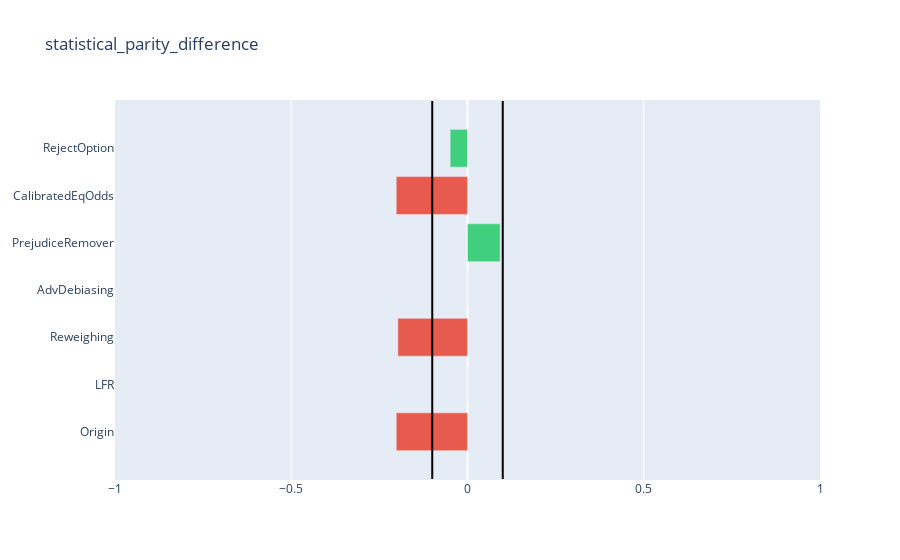
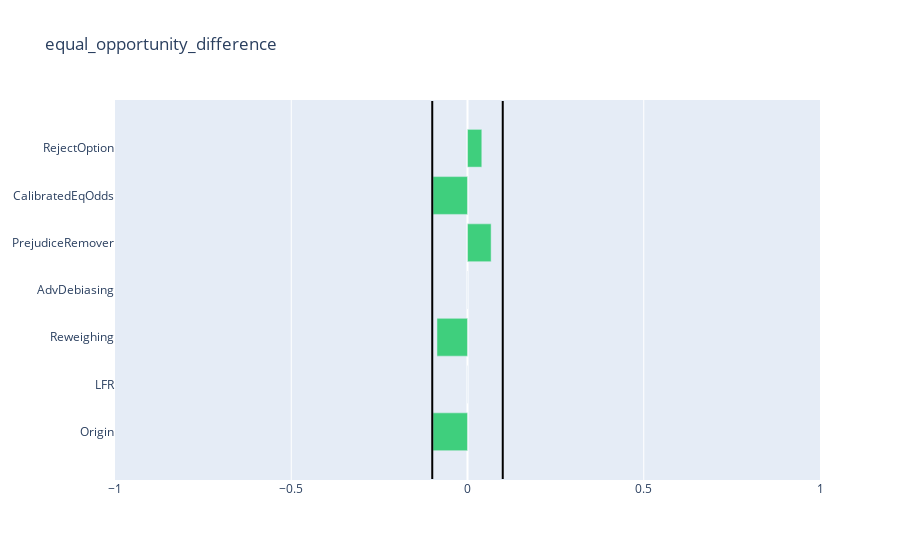
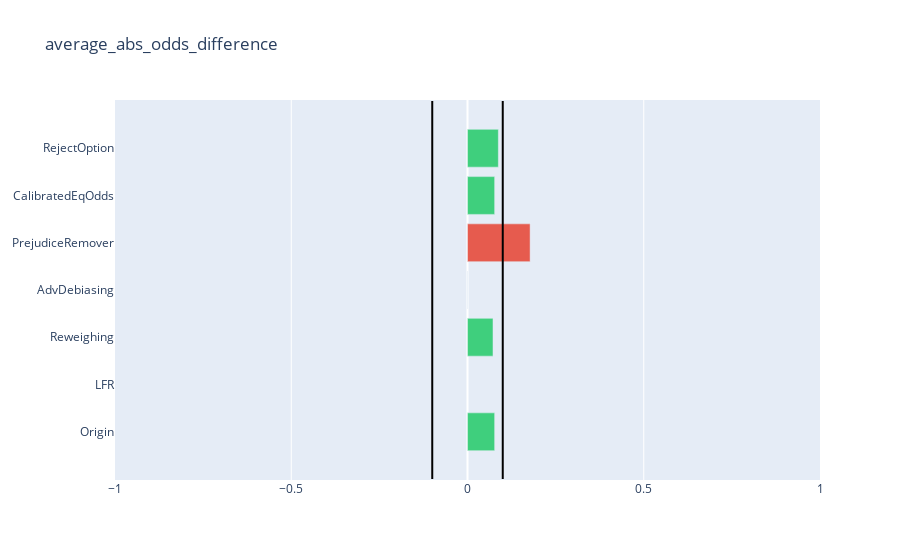
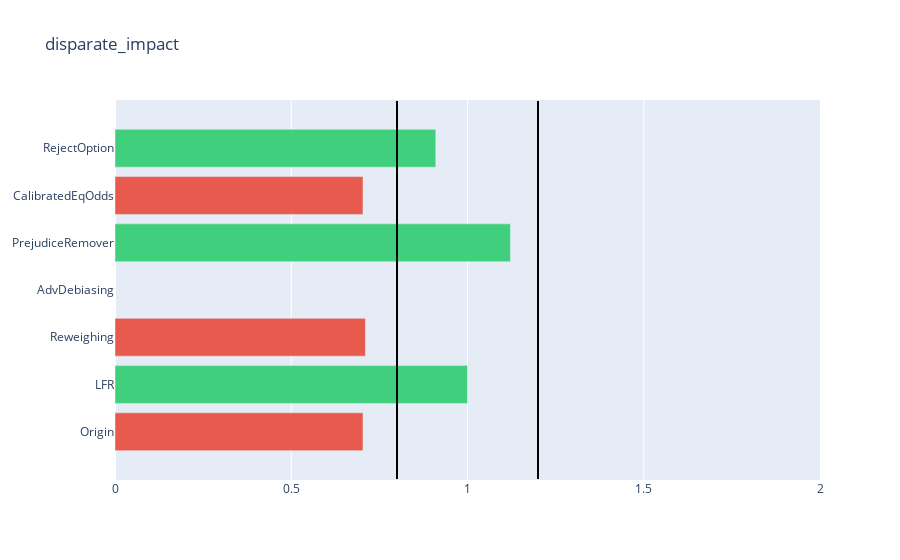

The notebook cell saved with these charts, in order:
### Code cell
compare_fair_metrics(algo_metrics)

### Figure 1 — Plotly figure (JSON) as saved in the notebook; plotly's stock layout.template omitted (floating-point values rounded to 4 significant figures)
{"data": [{"marker": {"color": ["#e74c3c", "#2ecc71", "#e74c3c", "#2ecc71", "#2ecc71", "#e74c3c", "#2ecc71"]}, "opacity": 0.9, "orientation": "h", "x": [-0.2022, 0, -0.1975, 0, 0.09262, -0.2022, -0.04914], "y": ["Origin", "LFR", "Reweighing", "AdvDebiasing", "PrejudiceRemover", "CalibratedEqOdds", "RejectOption"], "type": "bar"}], "layout": {"barmode": "group", "shapes": [{"line": {"color": "rgb(0, 0, 0)", "width": 2}, "type": "line", "x0": -0.1, "x1": -0.1, "y0": -1, "y1": 7}, {"line": {"color": "rgb(0, 0, 0)", "width": 2}, "type": "line", "x0": 0.1, "x1": 0.1, "y0": -1, "y1": 7}], "title": {"text": "statistical_parity_difference"}, "xaxis": {"range": [-1, 1]}, "yaxis": {"automargin": true}}}

### Figure 2 — Plotly figure (JSON) as saved in the notebook; plotly's stock layout.template omitted (floating-point values rounded to 4 significant figures)
{"data": [{"marker": {"color": ["#2ecc71", "#2ecc71", "#2ecc71", "#2ecc71", "#2ecc71", "#2ecc71", "#2ecc71"]}, "opacity": 0.9, "orientation": "h", "x": [-0.09793, 0, -0.08662, 0, 0.06707, -0.09793, 0.04057], "y": ["Origin", "LFR", "Reweighing", "AdvDebiasing", "PrejudiceRemover", "CalibratedEqOdds", "RejectOption"], "type": "bar"}], "layout": {"barmode": "group", "shapes": [{"line": {"color": "rgb(0, 0, 0)", "width": 2}, "type": "line", "x0": -0.1, "x1": -0.1, "y0": -1, "y1": 7}, {"line": {"color": "rgb(0, 0, 0)", "width": 2}, "type": "line", "x0": 0.1, "x1": 0.1, "y0": -1, "y1": 7}], "title": {"text": "equal_opportunity_difference"}, "xaxis": {"range": [-1, 1]}, "yaxis": {"automargin": true}}}

### Figure 3 — Plotly figure (JSON) as saved in the notebook; plotly's stock layout.template omitted (floating-point values rounded to 4 significant figures)
{"data": [{"marker": {"color": ["#2ecc71", "#2ecc71", "#2ecc71", "#2ecc71", "#e74c3c", "#2ecc71", "#2ecc71"]}, "opacity": 0.9, "orientation": "h", "x": [0.07705, null, 0.07232, 0, 0.1776, 0.07705, 0.08751], "y": ["Origin", "LFR", "Reweighing", "AdvDebiasing", "PrejudiceRemover", "CalibratedEqOdds", "RejectOption"], "type": "bar"}], "layout": {"barmode": "group", "shapes": [{"line": {"color": "rgb(0, 0, 0)", "width": 2}, "type": "line", "x0": -0.1, "x1": -0.1, "y0": -1, "y1": 7}, {"line": {"color": "rgb(0, 0, 0)", "width": 2}, "type": "line", "x0": 0.1, "x1": 0.1, "y0": -1, "y1": 7}], "title": {"text": "average_abs_odds_difference"}, "xaxis": {"range": [-1, 1]}, "yaxis": {"automargin": true}}}

### Figure 4 — Plotly figure (JSON) as saved in the notebook; plotly's stock layout.template omitted (floating-point values rounded to 4 significant figures)
{"data": [{"marker": {"color": ["#e74c3c", "#2ecc71", "#e74c3c", "#2ecc71", "#2ecc71", "#e74c3c", "#2ecc71"]}, "opacity": 0.9, "orientation": "h", "x": [0.7036, 1, 0.7104, null, 1.122, 0.7036, 0.91], "y": ["Origin", "LFR", "Reweighing", "AdvDebiasing", "PrejudiceRemover", "CalibratedEqOdds", "RejectOption"], "type": "bar"}], "layout": {"barmode": "group", "shapes": [{"line": {"color": "rgb(0, 0, 0)", "width": 2}, "type": "line", "x0": 0.8, "x1": 0.8, "y0": -1, "y1": 7}, {"line": {"color": "rgb(0, 0, 0)", "width": 2}, "type": "line", "x0": 1.2, "x1": 1.2, "y0": -1, "y1": 7}], "title": {"text": "disparate_impact"}, "xaxis": {"range": [0, 2]}, "yaxis": {"automargin": true}}}
